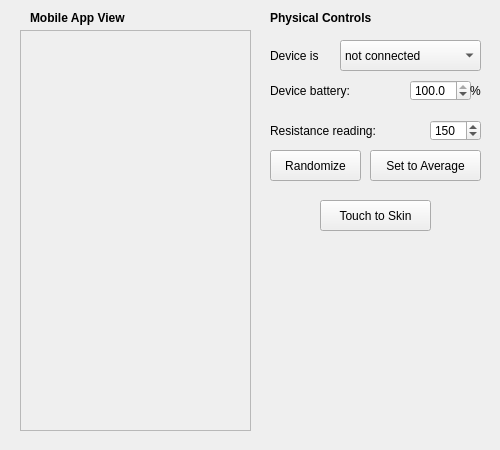
<?xml version="1.0" encoding="UTF-8"?>
<ui version="4.0">
 <class>MainWindow</class>
 <widget class="QMainWindow" name="MainWindow">
  <property name="geometry">
   <rect>
    <x>0</x>
    <y>0</y>
    <width>500</width>
    <height>450</height>
   </rect>
  </property>
  <property name="windowTitle">
   <string>Radotech Simulator</string>
  </property>
  <widget class="QWidget" name="centralwidget">
   <widget class="QFrame" name="frame">
    <property name="geometry">
     <rect>
      <x>20</x>
      <y>30</y>
      <width>231</width>
      <height>401</height>
     </rect>
    </property>
    <property name="frameShape">
     <enum>QFrame::StyledPanel</enum>
    </property>
    <property name="frameShadow">
     <enum>QFrame::Raised</enum>
    </property>
   </widget>
   <widget class="QLabel" name="label">
    <property name="geometry">
     <rect>
      <x>30</x>
      <y>10</y>
      <width>211</width>
      <height>16</height>
     </rect>
    </property>
    <property name="font">
     <font>
      <bold>true</bold>
     </font>
    </property>
    <property name="text">
     <string>Mobile App View</string>
    </property>
   </widget>
   <widget class="QLabel" name="label_2">
    <property name="geometry">
     <rect>
      <x>270</x>
      <y>10</y>
      <width>161</width>
      <height>16</height>
     </rect>
    </property>
    <property name="font">
     <font>
      <bold>true</bold>
     </font>
    </property>
    <property name="text">
     <string>Physical Controls</string>
    </property>
   </widget>
   <widget class="QLabel" name="label_3">
    <property name="geometry">
     <rect>
      <x>270</x>
      <y>40</y>
      <width>61</width>
      <height>31</height>
     </rect>
    </property>
    <property name="text">
     <string>Device is</string>
    </property>
   </widget>
   <widget class="QComboBox" name="comboBox">
    <property name="geometry">
     <rect>
      <x>340</x>
      <y>40</y>
      <width>141</width>
      <height>31</height>
     </rect>
    </property>
    <item>
     <property name="text">
      <string>not connected</string>
     </property>
    </item>
    <item>
     <property name="text">
      <string>connected</string>
     </property>
    </item>
    <item>
     <property name="text">
      <string>in error state</string>
     </property>
    </item>
   </widget>
   <widget class="QLabel" name="label_4">
    <property name="geometry">
     <rect>
      <x>270</x>
      <y>80</y>
      <width>101</width>
      <height>21</height>
     </rect>
    </property>
    <property name="text">
     <string>Device battery:</string>
    </property>
   </widget>
   <widget class="QDoubleSpinBox" name="doubleSpinBox">
    <property name="geometry">
     <rect>
      <x>410</x>
      <y>80</y>
      <width>61</width>
      <height>21</height>
     </rect>
    </property>
    <property name="decimals">
     <number>1</number>
    </property>
    <property name="value">
     <double>100.000000000000000</double>
    </property>
   </widget>
   <widget class="QLabel" name="label_5">
    <property name="geometry">
     <rect>
      <x>470</x>
      <y>80</y>
      <width>21</width>
      <height>21</height>
     </rect>
    </property>
    <property name="text">
     <string>%</string>
    </property>
   </widget>
   <widget class="QLabel" name="label_6">
    <property name="geometry">
     <rect>
      <x>270</x>
      <y>120</y>
      <width>131</width>
      <height>21</height>
     </rect>
    </property>
    <property name="text">
     <string>Resistance reading:</string>
    </property>
   </widget>
   <widget class="QSpinBox" name="spinBox">
    <property name="geometry">
     <rect>
      <x>430</x>
      <y>120</y>
      <width>51</width>
      <height>21</height>
     </rect>
    </property>
    <property name="maximum">
     <number>300</number>
    </property>
    <property name="value">
     <number>150</number>
    </property>
   </widget>
   <widget class="QPushButton" name="pushButton">
    <property name="geometry">
     <rect>
      <x>270</x>
      <y>150</y>
      <width>91</width>
      <height>31</height>
     </rect>
    </property>
    <property name="text">
     <string>Randomize</string>
    </property>
   </widget>
   <widget class="QPushButton" name="pushButton_2">
    <property name="geometry">
     <rect>
      <x>370</x>
      <y>150</y>
      <width>111</width>
      <height>31</height>
     </rect>
    </property>
    <property name="text">
     <string>Set to Average</string>
    </property>
   </widget>
   <widget class="QPushButton" name="pushButton_3">
    <property name="geometry">
     <rect>
      <x>320</x>
      <y>200</y>
      <width>111</width>
      <height>31</height>
     </rect>
    </property>
    <property name="text">
     <string>Touch to Skin</string>
    </property>
   </widget>
  </widget>
 </widget>
 <resources/>
 <connections/>
</ui>
